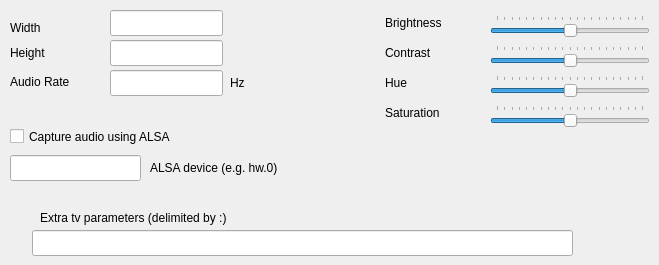
    <widget class="QWidget" name="tab_2">
     <attribute name="title">
      <string>Extra TV Parameters</string>
     </attribute>
     <widget class="QLabel" name="label_10">
      <property name="geometry">
       <rect>
        <x>40</x>
        <y>210</y>
        <width>521</width>
        <height>16</height>
       </rect>
      </property>
      <property name="text">
       <string>Extra tv parameters (delimited by :)</string>
      </property>
     </widget>
     <widget class="QLineEdit" name="extratvparms">
      <property name="geometry">
       <rect>
        <x>32</x>
        <y>230</y>
        <width>541</width>
        <height>26</height>
       </rect>
      </property>
      <property name="text">
       <string notr="true"/>
      </property>
     </widget>
     <widget class="QLineEdit" name="tvwidth">
      <property name="geometry">
       <rect>
        <x>110</x>
        <y>10</y>
        <width>113</width>
        <height>26</height>
       </rect>
      </property>
      <property name="text">
       <string notr="true"/>
      </property>
     </widget>
     <widget class="QLineEdit" name="tvheight">
      <property name="geometry">
       <rect>
        <x>110</x>
        <y>40</y>
        <width>113</width>
        <height>26</height>
       </rect>
      </property>
      <property name="text">
       <string notr="true"/>
      </property>
     </widget>
     <widget class="QLabel" name="label_13">
      <property name="geometry">
       <rect>
        <x>10</x>
        <y>45</y>
        <width>96</width>
        <height>16</height>
       </rect>
      </property>
      <property name="text">
       <string>Height</string>
      </property>
     </widget>
     <widget class="QLabel" name="label_14">
      <property name="geometry">
       <rect>
        <x>10</x>
        <y>20</y>
        <width>101</width>
        <height>16</height>
       </rect>
      </property>
      <property name="text">
       <string>Width</string>
      </property>
     </widget>
     <widget class="QLineEdit" name="audiorate">
      <property name="geometry">
       <rect>
        <x>110</x>
        <y>70</y>
        <width>113</width>
        <height>26</height>
       </rect>
      </property>
      <property name="text">
       <string notr="true"/>
      </property>
     </widget>
     <widget class="QLabel" name="label_17">
      <property name="geometry">
       <rect>
        <x>10</x>
        <y>75</y>
        <width>81</width>
        <height>46</height>
       </rect>
      </property>
      <property name="text">
       <string>Audio Rate</string>
      </property>
      <property name="alignment">
       <set>Qt::AlignLeading|Qt::AlignLeft|Qt::AlignTop</set>
      </property>
      <property name="wordWrap">
       <bool>true</bool>
      </property>
     </widget>
     <widget class="QLabel" name="label_24">
      <property name="geometry">
       <rect>
        <x>230</x>
        <y>75</y>
        <width>54</width>
        <height>16</height>
       </rect>
      </property>
      <property name="text">
       <string>Hz</string>
      </property>
     </widget>
     <widget class="QCheckBox" name="alsa_audio">
      <property name="geometry">
       <rect>
        <x>10</x>
        <y>125</y>
        <width>321</width>
        <height>23</height>
       </rect>
      </property>
      <property name="text">
       <string>Capture audio using ALSA</string>
      </property>
     </widget>
     <widget class="QLineEdit" name="adevice">
      <property name="geometry">
       <rect>
        <x>10</x>
        <y>155</y>
        <width>131</width>
        <height>26</height>
       </rect>
      </property>
      <property name="toolTip">
       <string>You may find the available devices running the command
aplay --list-devices
on the console</string>
      </property>
      <property name="text">
       <string notr="true"/>
      </property>
     </widget>
     <widget class="QLabel" name="label_25">
      <property name="geometry">
       <rect>
        <x>150</x>
        <y>160</y>
        <width>216</width>
        <height>16</height>
       </rect>
      </property>
      <property name="text">
       <string>ALSA device (e.g. hw.0)</string>
      </property>
     </widget>
     <widget class="QSlider" name="brightnessSlider">
      <property name="geometry">
       <rect>
        <x>490</x>
        <y>15</y>
        <width>160</width>
        <height>23</height>
       </rect>
      </property>
      <property name="minimum">
       <number>-100</number>
      </property>
      <property name="maximum">
       <number>100</number>
      </property>
      <property name="orientation">
       <enum>Qt::Horizontal</enum>
      </property>
      <property name="tickPosition">
       <enum>QSlider::TicksAbove</enum>
      </property>
     </widget>
     <widget class="QSlider" name="contrastSlider">
      <property name="geometry">
       <rect>
        <x>490</x>
        <y>45</y>
        <width>160</width>
        <height>23</height>
       </rect>
      </property>
      <property name="minimum">
       <number>-100</number>
      </property>
      <property name="maximum">
       <number>100</number>
      </property>
      <property name="orientation">
       <enum>Qt::Horizontal</enum>
      </property>
      <property name="tickPosition">
       <enum>QSlider::TicksAbove</enum>
      </property>
     </widget>
     <widget class="QSlider" name="hueSlider">
      <property name="geometry">
       <rect>
        <x>490</x>
        <y>75</y>
        <width>160</width>
        <height>23</height>
       </rect>
      </property>
      <property name="minimum">
       <number>-100</number>
      </property>
      <property name="maximum">
       <number>100</number>
      </property>
      <property name="orientation">
       <enum>Qt::Horizontal</enum>
      </property>
      <property name="tickPosition">
       <enum>QSlider::TicksAbove</enum>
      </property>
     </widget>
     <widget class="QSlider" name="saturationSlider">
      <property name="geometry">
       <rect>
        <x>490</x>
        <y>105</y>
        <width>160</width>
        <height>23</height>
       </rect>
      </property>
      <property name="minimum">
       <number>-100</number>
      </property>
      <property name="maximum">
       <number>100</number>
      </property>
      <property name="orientation">
       <enum>Qt::Horizontal</enum>
      </property>
      <property name="tickPosition">
       <enum>QSlider::TicksAbove</enum>
      </property>
     </widget>
     <widget class="QLabel" name="label_29">
      <property name="geometry">
       <rect>
        <x>385</x>
        <y>15</y>
        <width>86</width>
        <height>16</height>
       </rect>
      </property>
      <property name="text">
       <string>Brightness</string>
      </property>
     </widget>
     <widget class="QLabel" name="label_30">
      <property name="geometry">
       <rect>
        <x>385</x>
        <y>45</y>
        <width>101</width>
        <height>16</height>
       </rect>
      </property>
      <property name="text">
       <string>Contrast</string>
      </property>
     </widget>
     <widget class="QLabel" name="label_31">
      <property name="geometry">
       <rect>
        <x>385</x>
        <y>75</y>
        <width>101</width>
        <height>16</height>
       </rect>
      </property>
      <property name="text">
       <string>Hue</string>
      </property>
     </widget>
     <widget class="QLabel" name="label_32">
      <property name="geometry">
       <rect>
        <x>385</x>
        <y>105</y>
        <width>101</width>
        <height>16</height>
       </rect>
      </property>
      <property name="text">
       <string>Saturation</string>
      </property>
     </widget>
    </widget>
